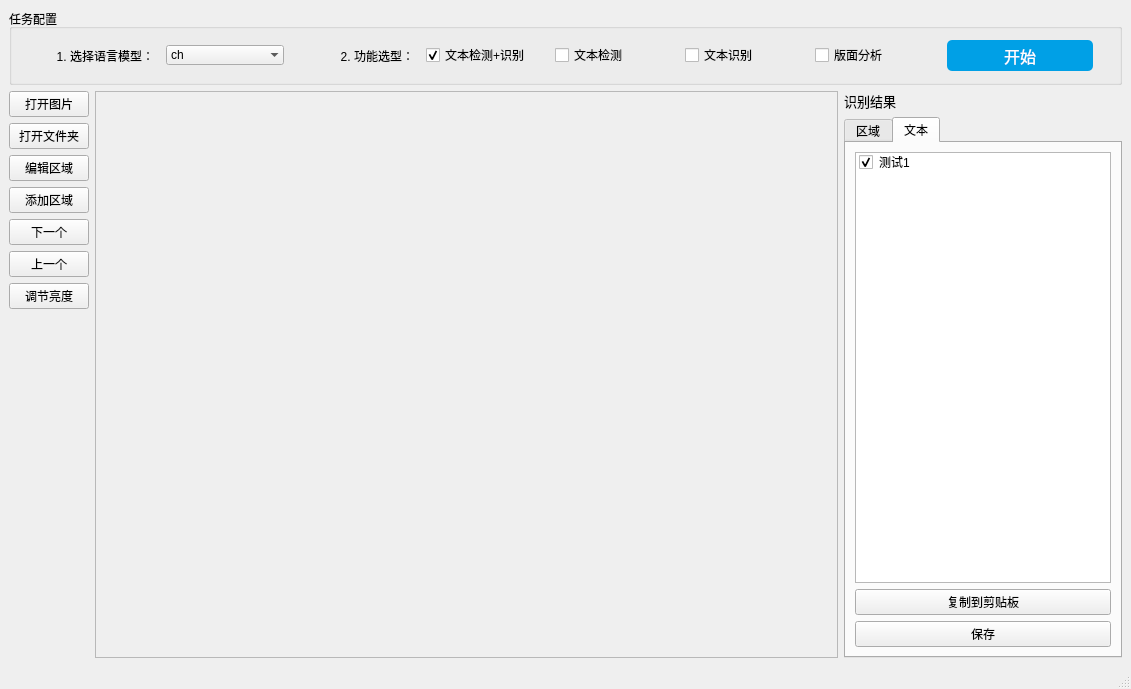
<?xml version="1.0" encoding="UTF-8"?>
<ui version="4.0">
 <class>MainWindow</class>
 <widget class="QMainWindow" name="MainWindow">
  <property name="geometry">
   <rect>
    <x>0</x>
    <y>0</y>
    <width>1131</width>
    <height>689</height>
   </rect>
  </property>
  <property name="windowTitle">
   <string>demo</string>
  </property>
  <property name="styleSheet">
   <string notr="true">QWidget{
	font: 10pt &quot;STSong&quot;;
}
</string>
  </property>
  <property name="documentMode">
   <bool>false</bool>
  </property>
  <widget class="QWidget" name="centralwidget">
   <layout class="QVBoxLayout" name="verticalLayout_3" stretch="0,0,10">
    <item>
     <widget class="QGroupBox" name="groupBox">
      <property name="title">
       <string>任务配置</string>
      </property>
      <layout class="QVBoxLayout" name="verticalLayout_4">
       <item>
        <layout class="QHBoxLayout" name="horizontalLayout_4">
         <property name="spacing">
          <number>12</number>
         </property>
         <property name="leftMargin">
          <number>15</number>
         </property>
         <property name="rightMargin">
          <number>15</number>
         </property>
         <item>
          <widget class="QLabel" name="label_3">
           <property name="text">
            <string>1. 选择语言模型：</string>
           </property>
           <property name="textFormat">
            <enum>Qt::MarkdownText</enum>
           </property>
           <property name="alignment">
            <set>Qt::AlignRight|Qt::AlignTrailing|Qt::AlignVCenter</set>
           </property>
           <property name="wordWrap">
            <bool>false</bool>
           </property>
           <property name="margin">
            <number>0</number>
           </property>
          </widget>
         </item>
         <item>
          <widget class="QComboBox" name="comboBoxLanguage">
           <property name="currentText">
            <string>ch</string>
           </property>
           <property name="placeholderText">
            <string/>
           </property>
           <property name="frame">
            <bool>false</bool>
           </property>
           <item>
            <property name="text">
             <string>ch</string>
            </property>
           </item>
           <item>
            <property name="text">
             <string>en</string>
            </property>
           </item>
           <item>
            <property name="text">
             <string>fr</string>
            </property>
           </item>
           <item>
            <property name="text">
             <string>german</string>
            </property>
           </item>
           <item>
            <property name="text">
             <string>korean</string>
            </property>
           </item>
           <item>
            <property name="text">
             <string>japan</string>
            </property>
           </item>
          </widget>
         </item>
         <item>
          <widget class="QLabel" name="label_2">
           <property name="text">
            <string>2. 功能选型：</string>
           </property>
           <property name="alignment">
            <set>Qt::AlignRight|Qt::AlignTrailing|Qt::AlignVCenter</set>
           </property>
          </widget>
         </item>
         <item>
          <widget class="QCheckBox" name="checkBox_ocr">
           <property name="minimumSize">
            <size>
             <width>0</width>
             <height>0</height>
            </size>
           </property>
           <property name="text">
            <string>文本检测+识别</string>
           </property>
           <property name="checked">
            <bool>true</bool>
           </property>
          </widget>
         </item>
         <item>
          <widget class="QCheckBox" name="checkBox_det">
           <property name="text">
            <string>文本检测</string>
           </property>
          </widget>
         </item>
         <item>
          <widget class="QCheckBox" name="checkBox_recog">
           <property name="text">
            <string>文本识别</string>
           </property>
          </widget>
         </item>
         <item>
          <widget class="QCheckBox" name="checkBox_layoutparser">
           <property name="text">
            <string>版面分析</string>
           </property>
           <property name="checkable">
            <bool>true</bool>
           </property>
          </widget>
         </item>
         <item>
          <widget class="QPushButton" name="btnStartProcess">
           <property name="minimumSize">
            <size>
             <width>150</width>
             <height>35</height>
            </size>
           </property>
           <property name="font">
            <font>
             <family>STSong</family>
             <pointsize>-1</pointsize>
             <weight>50</weight>
             <italic>false</italic>
             <bold>false</bold>
             <underline>false</underline>
             <strikeout>false</strikeout>
            </font>
           </property>
           <property name="autoFillBackground">
            <bool>false</bool>
           </property>
           <property name="styleSheet">
            <string notr="true">QPushButton {
background-color: rgb(0, 160, 230) ;
border-radius: 5px;
height: 28;
text-align: center;
text-decoration: none;
font-size: 16px bold;
margin: 2px 2px;
color: white;
}


QPushButton:hover {
background-color: white;
border: 2px solid rgb(0, 160, 230);
color: black
}



QPushButton:pressed {
background-color: rgba(0, 0, 255, 40);
}
</string>
           </property>
           <property name="text">
            <string>开始</string>
           </property>
           <property name="icon">
            <iconset>
             <normaloff>C:/Users/zsy/.designer/icons/done_black.png</normaloff>C:/Users/zsy/.designer/icons/done_black.png</iconset>
           </property>
           <property name="flat">
            <bool>false</bool>
           </property>
          </widget>
         </item>
        </layout>
       </item>
      </layout>
     </widget>
    </item>
    <item>
     <layout class="QHBoxLayout" name="horizontalLayout_3">
      <property name="spacing">
       <number>12</number>
      </property>
     </layout>
    </item>
    <item>
     <layout class="QHBoxLayout" name="horizontalLayout_2" stretch="0,8,3">
      <item>
       <layout class="QVBoxLayout" name="verticalLayout_5">
        <item>
         <widget class="QPushButton" name="btnOpenImg">
          <property name="sizePolicy">
           <sizepolicy hsizetype="Preferred" vsizetype="Fixed">
            <horstretch>0</horstretch>
            <verstretch>0</verstretch>
           </sizepolicy>
          </property>
          <property name="minimumSize">
           <size>
            <width>0</width>
            <height>0</height>
           </size>
          </property>
          <property name="maximumSize">
           <size>
            <width>16777215</width>
            <height>16777215</height>
           </size>
          </property>
          <property name="text">
           <string>打开图片</string>
          </property>
         </widget>
        </item>
        <item>
         <widget class="QPushButton" name="btnOpenDir">
          <property name="text">
           <string>打开文件夹</string>
          </property>
         </widget>
        </item>
        <item>
         <widget class="QPushButton" name="btnEditShape">
          <property name="text">
           <string>编辑区域</string>
          </property>
         </widget>
        </item>
        <item>
         <widget class="QPushButton" name="btnAddShape">
          <property name="text">
           <string>添加区域</string>
          </property>
         </widget>
        </item>
        <item>
         <widget class="QPushButton" name="btnNext">
          <property name="text">
           <string>下一个</string>
          </property>
         </widget>
        </item>
        <item>
         <widget class="QPushButton" name="btnPrev">
          <property name="text">
           <string>上一个</string>
          </property>
         </widget>
        </item>
        <item>
         <widget class="QPushButton" name="btnBrightness">
          <property name="text">
           <string>调节亮度</string>
          </property>
         </widget>
        </item>
        <item>
         <spacer name="verticalSpacer">
          <property name="orientation">
           <enum>Qt::Vertical</enum>
          </property>
          <property name="sizeHint" stdset="0">
           <size>
            <width>20</width>
            <height>40</height>
           </size>
          </property>
         </spacer>
        </item>
       </layout>
      </item>
      <item>
       <widget class="QScrollArea" name="scrollAreaCanvas">
        <property name="widgetResizable">
         <bool>true</bool>
        </property>
        <widget class="QWidget" name="scrollAreaWidgetContents">
         <property name="geometry">
          <rect>
           <x>0</x>
           <y>0</y>
           <width>741</width>
           <height>528</height>
          </rect>
         </property>
        </widget>
       </widget>
      </item>
      <item>
       <layout class="QVBoxLayout" name="verticalLayout">
        <item>
         <widget class="QLabel" name="label">
          <property name="font">
           <font>
            <family>STSong</family>
            <pointsize>10</pointsize>
            <weight>50</weight>
            <italic>false</italic>
            <bold>false</bold>
           </font>
          </property>
          <property name="text">
           <string>识别结果</string>
          </property>
         </widget>
        </item>
        <item>
         <widget class="QTabWidget" name="tabWidgetResult">
          <property name="currentIndex">
           <number>1</number>
          </property>
          <widget class="QWidget" name="tab">
           <attribute name="title">
            <string>区域</string>
           </attribute>
           <layout class="QVBoxLayout" name="verticalLayout_7">
            <item>
             <widget class="QScrollArea" name="scrollAreaLabellist">
              <property name="widgetResizable">
               <bool>true</bool>
              </property>
              <widget class="QWidget" name="scrollAreaWidgetContents_3">
               <property name="geometry">
                <rect>
                 <x>0</x>
                 <y>0</y>
                 <width>251</width>
                 <height>451</height>
                </rect>
               </property>
              </widget>
             </widget>
            </item>
           </layout>
          </widget>
          <widget class="QWidget" name="tab_2">
           <attribute name="title">
            <string>文本</string>
           </attribute>
           <layout class="QVBoxLayout" name="verticalLayout_6">
            <item>
             <widget class="QListWidget" name="listWidgetResults">
              <property name="selectionRectVisible">
               <bool>false</bool>
              </property>
              <item>
               <property name="text">
                <string>测试1</string>
               </property>
               <property name="checkState">
                <enum>Checked</enum>
               </property>
               <property name="flags">
                <set>ItemIsSelectable|ItemIsEditable|ItemIsDragEnabled|ItemIsUserCheckable|ItemIsEnabled</set>
               </property>
              </item>
             </widget>
            </item>
            <item>
             <widget class="QPushButton" name="btnCopyAll">
              <property name="text">
               <string>复制到剪贴板</string>
              </property>
             </widget>
            </item>
            <item>
             <widget class="QPushButton" name="btnSaveAll">
              <property name="text">
               <string>保存</string>
              </property>
             </widget>
            </item>
           </layout>
          </widget>
         </widget>
        </item>
       </layout>
      </item>
     </layout>
    </item>
   </layout>
  </widget>
  <widget class="QMenuBar" name="menubar">
   <property name="geometry">
    <rect>
     <x>0</x>
     <y>0</y>
     <width>1131</width>
     <height>25</height>
    </rect>
   </property>
  </widget>
  <widget class="QStatusBar" name="statusbar"/>
 </widget>
 <resources/>
 <connections/>
</ui>
